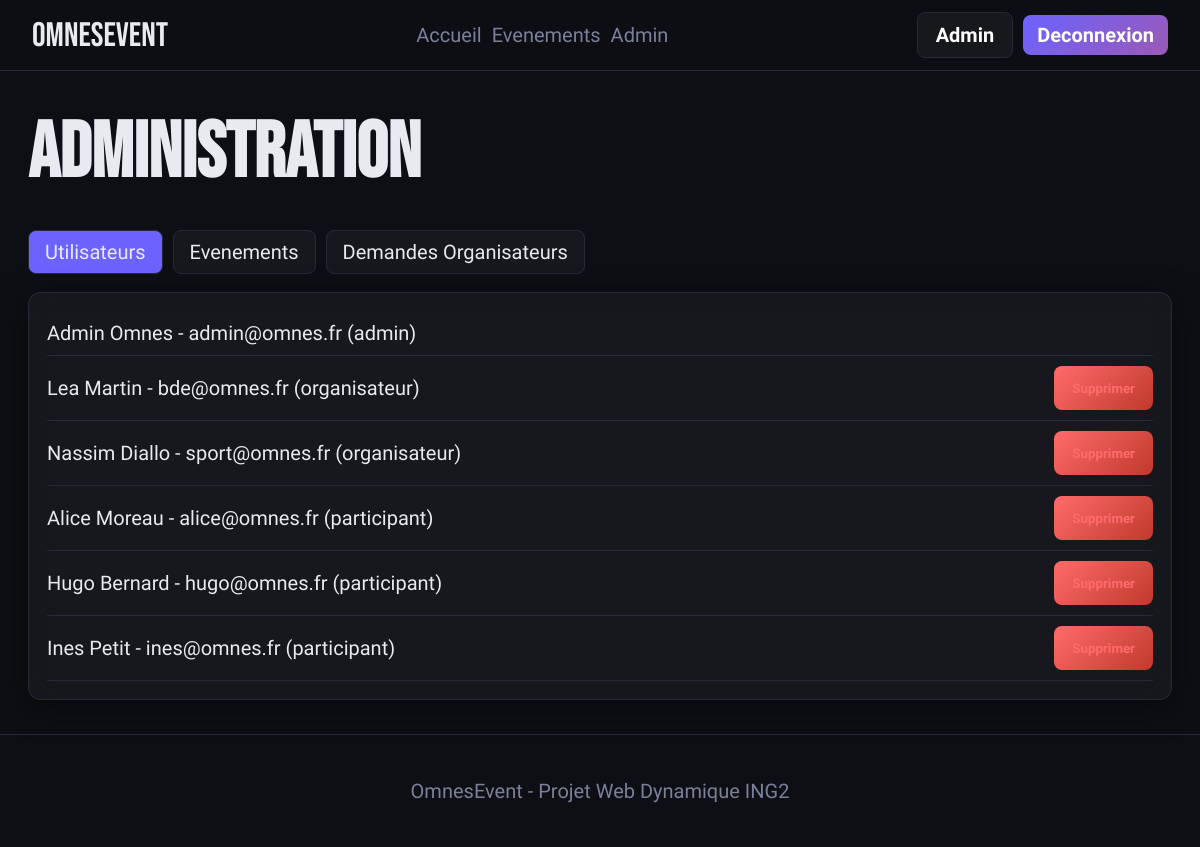
The app's page /dashboard/admin.php (signed in) with its own data.
### tables this page shows
CREATE TABLE utilisateurs (
    id INT AUTO_INCREMENT PRIMARY KEY,
    email VARCHAR(180) NOT NULL UNIQUE,
    mot_de_passe_hash VARCHAR(255) NOT NULL,
    prenom VARCHAR(100) NOT NULL,
    nom VARCHAR(100) NOT NULL,
    role ENUM('admin','organisateur','participant') DEFAULT 'participant',
    est_approuve TINYINT(1) DEFAULT 0,
    avatar_url VARCHAR(255),
    cree_le DATETIME DEFAULT CURRENT_TIMESTAMP
);

### includes/auth.php (called while the page is built, shortened)
<?php
function e($valeur) {
    return htmlspecialchars((string)$valeur, ENT_QUOTES, 'UTF-8');
}
?>

### dashboard/admin.php (the view, shortened to what this page needs)
<?php
require_once __DIR__ . '/../includes/db.php';
require_once __DIR__ . '/../includes/auth.php';
$utilisateurs = $bdd->query('SELECT * FROM utilisateurs ORDER BY cree_le DESC')->fetchAll(PDO::FETCH_ASSOC);
include __DIR__ . '/../includes/header.php';
?>
<section class="section">
    <div class="section-title"><h1>Administration</h1></div>
    <div class="tabs">
        <button class="tab-btn active" data-tab="users">Utilisateurs</button>
        <button class="tab-btn" data-tab="events">Evenements</button>
        <button class="tab-btn" data-tab="requests">Demandes Organisateurs</button>
    </div>
    <div class="tab-content users panel active">
        <?php foreach ($utilisateurs as $u) { ?>
            <form method="post" class="row confirm-form">
                <span><?php echo e($u['prenom'] . ' ' . $u['nom'] . ' - ' . $u['email'] . ' (' . $u['role'] . ')'); ?></span>
                <?php if ($u['role'] !== 'admin') { ?><button class="btn danger" name="supprimer_utilisateur" type="submit">Supprimer</button><?php } ?>
            </form>
        <?php } ?>
    </div>
</section>
<?php include __DIR__ . '/../includes/footer.php'; ?>

### assets/css/style.css (style rules this page uses)
:root { --bg: #0d0f14; --surface: #161a23; --border: #252a38; --accent: #6C63FF; --accent-2: #FF6B6B; --accent-3: #43E97B; --text: #E8EAF0; --text-muted: #7A8099; --radius: 12px; --shadow: 0 8px 32px rgba(0,0,0,0.45); }
* { box-sizing: border-box; }
body { margin: 0; background: var(--bg); color: var(--text); font-family: 'Barlow Condensed', Arial, sans-serif; font-size: 20px; letter-spacing: 0; }
.logo, h1, h2, h3 { font-family: 'Bebas Neue', Impact, sans-serif; letter-spacing: 0; }
.btn { min-height: 44px; border: 0; border-radius: 8px; padding: 10px 18px; display: inline-flex; align-items: center; justify-content: center; gap: 8px; color: white; cursor: pointer; background: linear-gradient(135deg, var(--accent), #9B59B6); transition: all .25s ease; font-family: inherit; font-weight: 700; }
.btn.danger { background: linear-gradient(135deg, var(--accent-2), #c0392b); }
h1 { font-size: 56px; line-height: .94; margin: 12px 0 22px; }
.section, .form-page, .auth-page, .detail-layout { width: min(1180px, 100%); margin: 0 auto; padding: 34px 18px; }
.section-title { display: flex; align-items: end; justify-content: space-between; gap: 16px; flex-wrap: wrap; margin-bottom: 18px; }
.event-card, .panel, .auth-card { background: rgba(255,255,255,0.04); backdrop-filter: blur(12px); border: 1px solid var(--border); border-radius: var(--radius); box-shadow: var(--shadow); }
.card-body, .panel, .auth-card { padding: 18px; }
.alert, .danger, .annule { color: var(--accent-2); }
.tabs { display: flex; gap: 10px; margin-bottom: 18px; overflow-x: auto; }
.tab-btn { min-height: 44px; border-radius: 8px; border: 1px solid var(--border); background: rgba(255,255,255,.04); color: var(--text); padding: 9px 16px; font: inherit; }
.tab-btn.active { background: var(--accent); }
.actions, .row { display: flex; gap: 10px; align-items: center; flex-wrap: wrap; }
.row { justify-content: space-between; border-bottom: 1px solid var(--border); padding: 10px 0; }
@media (min-width: 700px) { h1 { font-size: 78px; } }

### records on screen
utilisateurs: prenom+nom+email "Admin Omnes - admin@omnes.fr (admin)"
utilisateurs: prenom+nom+email "Lea Martin - bde@omnes.fr (organisateur)", shows "Supprimer"
utilisateurs: prenom+nom+email "Nassim Diallo - sport@omnes.fr (organisateur)", shows "Supprimer"
utilisateurs: prenom+nom+email "Alice Moreau - alice@omnes.fr (participant)", shows "Supprimer"
utilisateurs: prenom+nom+email "Hugo Bernard - hugo@omnes.fr (participant)", shows "Supprimer"
utilisateurs: prenom+nom+email "Ines Petit - ines@omnes.fr (participant)", shows "Supprimer"

### other values on screen
$_SESSION['prenom'] "Admin"
